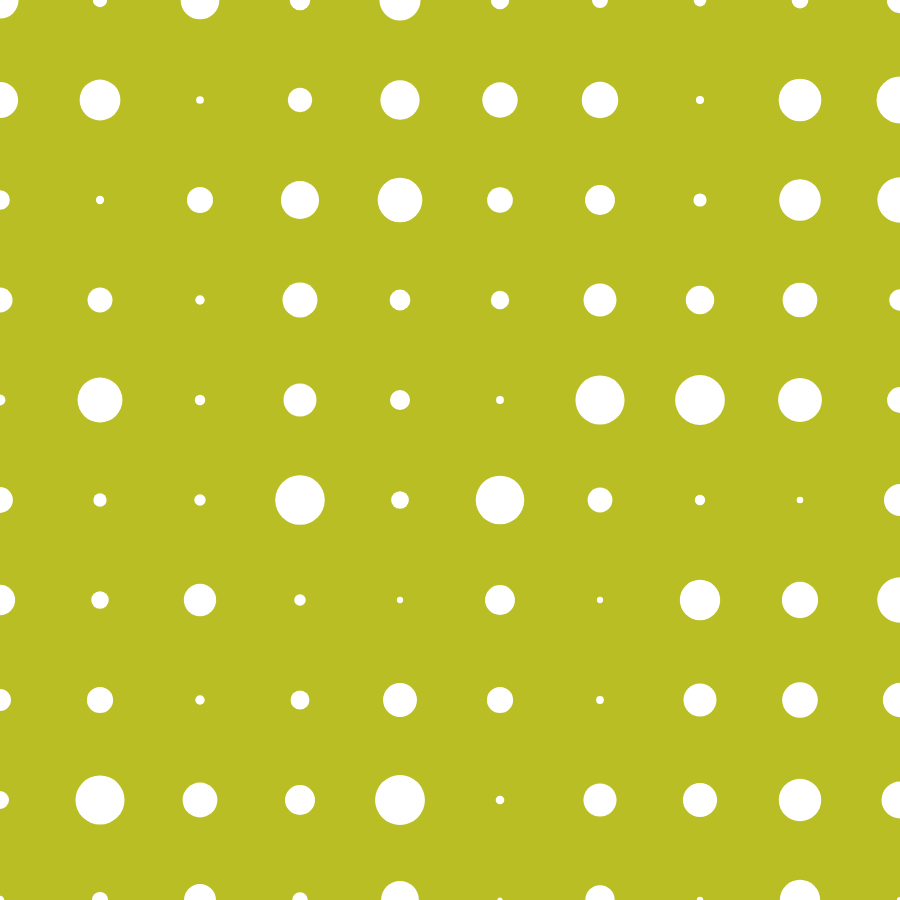
Frame 1 (no input)
Frame 60 (no input): identical to frame 1, image omitted
Frame 120 (the mouse pressed at the canvas centre since frame 60): identical to frame 1, image omitted

The p5.js sketch that drew this single still picture (run headless with seeded random() and noise() and a simulated clock; from frame 60 on, the mouse is pressed at the canvas centre):

// p5.js sketch
// ── sketch.js
let accent = "#B8BE24"; // nice green color
let sizes = []; // this will be our random sizes 

function setup() {
  createCanvas(900, 900);
  noStroke();

  // fill array with random sizes
  for (let i = 0; i < 100; i++) {
    sizes[i] = random(5, 50); // random value between 5 and 50
  }
}

function draw() {

  background(accent);
  fill("white");

  for (let j = 0; j < 10; j++) {
    for (let i = 0; i < 10; i++) {
      let index = j * 10 + i;
      ellipse(i * 100, j * 100, sizes[index], sizes[index]);
    }
  }
}
